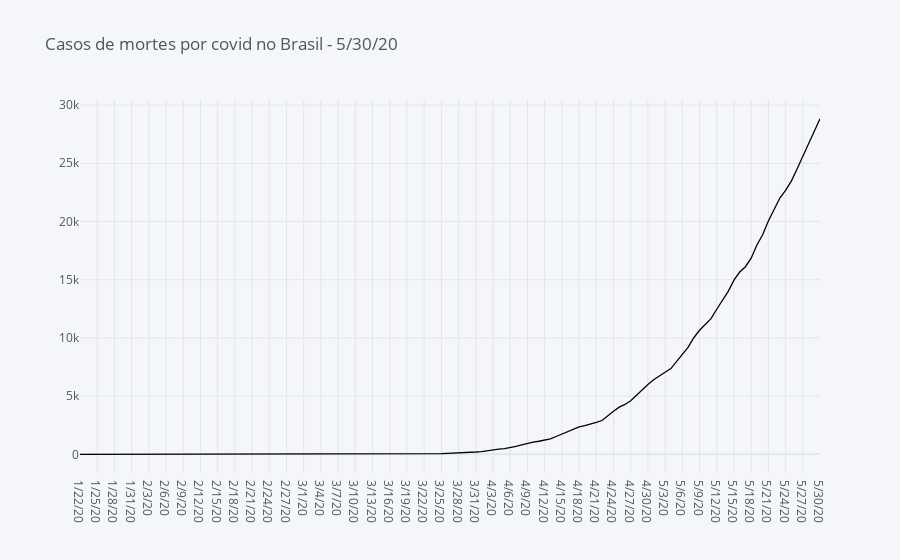

Notebook code cell kept with this figure:
### Markdown cell above
## Mortes

### Code cell
date = db_deaths_country.columns[db_deaths_country.shape[1]-1]

db_deaths_country.T['Brazil'].iplot(title = 'Casos de mortes por covid no Brasil - {}'.format(date),color='black')

### Figure 1 — Plotly figure (JSON) as saved in the notebook; plotly's stock layout.template omitted (floating-point values rounded to 4 significant figures; data arrays with more than 128 entries replaced by an {"elided": "..."} marker saying what was removed)
{"data": [{"line": {"color": "rgba(0, 0, 0, 1.0)", "dash": "solid", "shape": "linear", "width": 1.3}, "mode": "lines", "name": "Brazil", "text": "", "type": "scatter", "x": {"elided": "130 str values"}, "y": {"elided": "130 int values"}}], "layout": {"legend": {"bgcolor": "#F5F6F9", "font": {"color": "#4D5663"}}, "paper_bgcolor": "#F5F6F9", "plot_bgcolor": "#F5F6F9", "title": {"font": {"color": "#4D5663"}, "text": "Casos de mortes por covid no Brasil - 5/30/20"}, "xaxis": {"gridcolor": "#E1E5ED", "showgrid": true, "tickfont": {"color": "#4D5663"}, "title": {"font": {"color": "#4D5663"}, "text": ""}, "zerolinecolor": "#E1E5ED"}, "yaxis": {"gridcolor": "#E1E5ED", "showgrid": true, "tickfont": {"color": "#4D5663"}, "title": {"font": {"color": "#4D5663"}, "text": ""}, "zerolinecolor": "#E1E5ED"}}}
